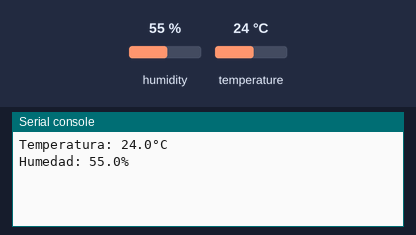
This program was run on a simulated ESP32 board running MicroPython. Parts: the last lines printed to the serial console. Wiring (from the project's diagram.json): DHT22 sensor on GPIO 4. The inputs (shaded band) are chosen by the test bench; at power-on: humidity 55 %, temperature 24 °C.

Above: at 1.2 s.
1.3 s: humidity set to 22 %
At 6.4 s:
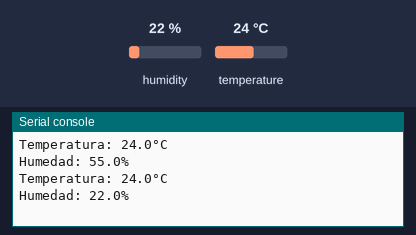
7.3 s: temperature set to 12 °C
At 11.1 s:
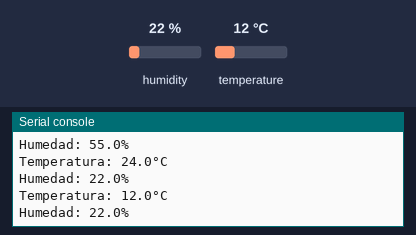
13.3 s: humidity set to 40 %
At 15.7 s:
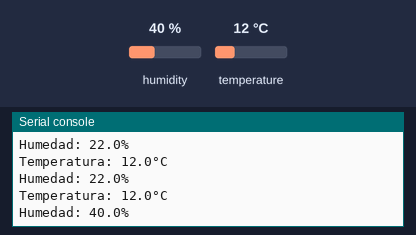
Timing chart, 0 to 17.2 s (numbered marks = the images above; inputs shaded):
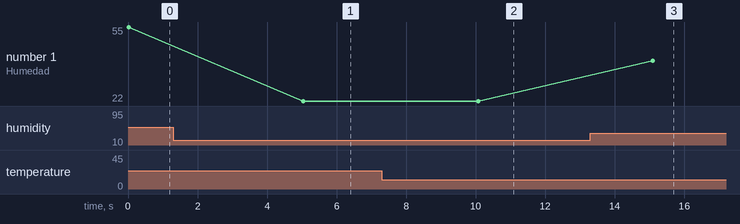

Measured:
- after the input at 1.3 s, the serial console: prints a new line after 3.7 s (image 1)
- after the input at 7.3 s, the serial console: prints a new line after 2.8 s (image 2)
- after the input at 13.3 s, the serial console: prints a new line after 1.8 s (image 3)
- plotted number 1: 55 → 22 after the input at 1.3 s, 22 → 40 after the input at 13.3 s

The program:

main.py
```python
from machine import Pin
import dht, time

pin_04=dht.DHT22(Pin(4))

while True:
    pin_04.measure()
    temperatura = pin_04.temperature()
    humedad = pin_04.humidity()
    print("Temperatura: " + str(temperatura) + "°C")
    print("Humedad: " + str(humedad) + "%")
    time.sleep(5)
```
